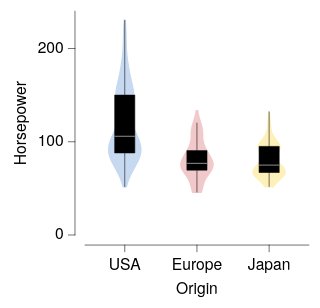

Specify this chart in Vega-Lite:
### Vega-Lite specification from a JSON file in a GitHub repository (floating-point values rounded to 4 significant figures; data arrays with more than 128 entries replaced by an {"elided": "..."} marker saying what was removed)
{"background": null, "config": {"arc": {"fill": "#DBDBDB", "fillOpacity": 1.0, "innerRadius": 25.0, "padAngle": 0.03, "stroke": "black", "strokeOpacity": 1, "strokeWidth": 0.25}, "area": {"fill": "#DBDBDB", "fillOpacity": 1.0, "stroke": "black", "strokeOpacity": 1, "strokeWidth": 0.25}, "axis": {"domain": true, "domainCap": "round", "domainColor": "black", "domainWidth": 0.25, "grid": false, "gridCap": "round", "gridColor": "#F1F1F1", "gridDash": [0, 0], "gridOpacity": 1.0, "gridWidth": 0.25, "labelColor": "black", "labelFont": "HelveticaNeue", "labelFontSize": 7, "labelFontStyle": "normal", "labelFontWeight": 400, "offset": 4.5, "ticks": true, "tickCap": "round", "tickColor": "black", "tickRound": false, "tickSize": 3, "tickWidth": 0.25, "titleColor": "black", "titleFont": "HelveticaNeue", "titleFontSize": 7, "titleFontStyle": "normal", "titleFontWeight": 400}, "axisX": {"domain": true, "labelAlign": "center", "labelAngle": 0, "labels": true, "ticks": true, "translate": 0}, "axisY": {"domain": true, "labelAlign": "right", "labelAngle": 0, "labels": true, "ticks": true, "translate": 0}, "axisRight": {"domain": true, "labelAlign": "left", "labelAngle": 0, "labels": true, "ticks": true, "translate": 0}, "axisTop": {"domain": true, "labelAlign": "center", "labelAngle": 0, "labels": true, "ticks": true, "translate": 0}, "axisBand": {"tickOffset": 0}, "bar": {"fill": "#DBDBDB", "fillOpacity": 1.0, "stroke": "black", "strokeOpacity": 1, "strokeWidth": 0.25}, "boxplot": {"size": 9.0, "ticks": {"cornerRadius": 0.25, "fill": "black", "size": 4.5, "thickness": 0.25}, "box": {"fillOpacity": 1.0, "stroke": "black", "strokeOpacity": 1, "strokeWidth": 0.25}, "median": {"fill": "black", "fillOpacity": 1.0, "size": 9.0, "thickness": 0.25}, "rule": {"fill": "black", "fillOpacity": 1.0, "size": 10.0, "stroke": "black", "strokeDash": [0, 0], "strokeOpacity": 1, "strokeWidth": 0.25}, "outliers": {"color": "black", "fill": "black", "fillOpacity": 1.0, "size": 0, "stroke": "black", "strokeOpacity": 1, "strokeWidth": 0.25}}, "circle": {"fill": "black", "fillOpacity": 1.0, "size": 0.5, "stroke": null, "strokeOpacity": 1, "strokeWidth": 0.25}, "errorband": {"band": {"fillOpacity": 0.6, "stroke": null, "strokeWidth": 0.25, "strokeOpacity": 1}, "borders": {"opacity": 0, "strokeOpacity": 0.25, "strokeWidth": 1}}, "errorbar": {"opacity": 1, "rule": {"strokeDash": [0, 0], "strokeWidth": 0.25}, "ticks": {"color": "black", "cornerRadius": 0.125, "opacity": 1, "size": 6.0, "thickness": 0.25}, "thickness": 0.25}, "font": "HelveticaNeue", "geoshape": {"fill": "#DBDBDB", "fillOpacity": 1.0, "stroke": "black", "strokeOpacity": 1, "strokeWidth": 0.25}, "header": {"labelColor": "black", "labelFont": "HelveticaNeue", "labelFontSize": 7, "labelFontStyle": "normal", "labelFontWeight": 400, "titleColor": "black", "titleFont": "HelveticaNeue", "titleFontSize": 7, "titleFontStyle": "normal", "titleFontWeight": 400, "titlePadding": 0}, "legend": {"disable": false, "offset": 4.5, "gradientLength": 50.0, "gradientThickness": 5.0, "gradientOpacity": 1.0, "gradientStrokeColor": "black", "gradientStrokeWidth": 0.25, "labelColor": "black", "labelFont": "HelveticaNeue", "labelFontSize": 7, "labelFontStyle": "normal", "labelFontWeight": 400, "strokeColor": "black", "strokeWidth": 0, "symbolSize": 42, "symbolStrokeColor": "black", "symbolStrokeWidth": 0.25, "titleColor": "black", "titleFont": "HelveticaNeue", "titleFontSize": 7, "titleFontStyle": "normal", "titleFontWeight": 400}, "line": {"color": "black", "stroke": "black", "strokeCap": "round", "strokeDash": [0, 0], "strokeOpacity": 1, "strokeWidth": 0.375}, "point": {"filled": true, "fill": "#DBDBDB", "fillOpacity": 1.0, "size": 5.0, "stroke": "black", "strokeOpacity": 1, "strokeWidth": 0.25}, "range": {"category": ["#C6D9F1", "#F1C9CB", "#FEF0B9", "#CEE37A", "#7AA8E0", "#E589A3", "#FDDD5D", "#68B961", "#4177B1", "#C35082", "#E5C227", "#438156"], "diverging": {"scheme": ["#C35082", "#CE6D94", "#D989A7", "#E2A4BA", "#EABFCE", "#F1DBE2", "#F6F6F6", "#D7E0EB", "#B9CBE0", "#9BB6D5", "#7DA1C9", "#5F8CBD", "#4177B1"]}, "heatmap": {"scheme": ["#DFE9F7", "#C6D9F1", "#ADC8EC", "#94B8E6", "#7AA8E0", "#6097DA", "#4D87CA", "#4177B1", "#386898", "#2F597F", "#264A69", "#1D3A58"]}, "ordinal": {"scheme": ["#F1F1F1", "#DBDBDB", "#C6C6C6", "#B2B2B2", "#9D9D9D", "#898989", "#767676", "#636363", "#515151", "#404040", "#2F2F2F", "#1F1F1F"]}, "ramp": {"scheme": ["#DFE9F7", "#C6D9F1", "#ADC8EC", "#94B8E6", "#7AA8E0", "#6097DA", "#4D87CA", "#4177B1", "#386898", "#2F597F", "#264A69", "#1D3A58"]}}, "rule": {"color": "black", "stroke": "black", "strokeCap": "round", "strokeDash": [2, 2], "strokeOpacity": 1, "strokeWidth": 0.25}, "scale": {"bandPaddingInner": 0.1, "bandPaddingOuter": 0.1, "round": false}, "rect": {"fill": "#DBDBDB", "fillOpacity": 1.0, "stroke": "black", "strokeOpacity": 1, "strokeWidth": 0.25}, "square": {"fill": "#DBDBDB", "fillOpacity": 1.0, "size": 10.0, "stroke": "black", "strokeOpacity": 1, "strokeWidth": 0.25}, "text": {"color": "black", "font": "HelveticaNeue", "fontSize": 7, "fontStyle": "normal", "fontWeight": 400}, "title": {"anchor": "middle", "frame": "group", "color": "black", "font": "HelveticaNeue", "fontSize": 7, "fontStyle": "normal", "fontWeight": 400, "subtitleColor": "black", "subtitleFont": "HelveticaNeue", "subtitleFontSize": "HelveticaNeue", "subtitleFontStyle": "normal", "subtitleFontWeight": 400}, "view": {"continuousWidth": 100, "continuousHeight": 100, "discreteWidth": 100, "discreteHeight": 100, "fill": null, "stroke": null, "strokeWidth": 0.25}}, "layer": [{"data": {"name": "data-436178437a4916390a797cd3a4c4a67d"}, "mark": {"type": "line", "fillOpacity": 1.0, "filled": true, "strokeOpacity": 0, "strokeWidth": 0.25}, "encoding": {"color": {"field": "__group", "legend": null, "sort": ["USA", "Europe", "Japan"], "title": null, "type": "nominal"}, "order": {"field": "__order", "type": "quantitative"}, "x": {"axis": null, "field": "__x", "scale": {"domain": [0, 100]}, "type": "quantitative"}, "y": {"field": "__y", "title": "Horsepower", "type": "quantitative"}}}, {"data": {"name": "data-d7a230a7326baf606a19256938f2a2d2"}, "mark": {"type": "boxplot", "color": "black", "median": {"fill": "white"}, "rule": {"stroke": "black"}, "ticks": false}, "encoding": {"x": {"axis": {}, "field": "Origin", "sort": ["USA", "Europe", "Japan"], "title": "Origin", "type": "nominal"}, "y": {"field": "Horsepower", "title": "Horsepower", "type": "quantitative"}}}], "resolve": {"axis": {"x": "independent"}}, "$schema": "https://vega.github.io/schema/vega-lite/v6.4.1.json", "datasets": {"data-436178437a4916390a797cd3a4c4a67d": {"elided": "1200 records"}, "data-d7a230a7326baf606a19256938f2a2d2": {"elided": "400 records"}}}
